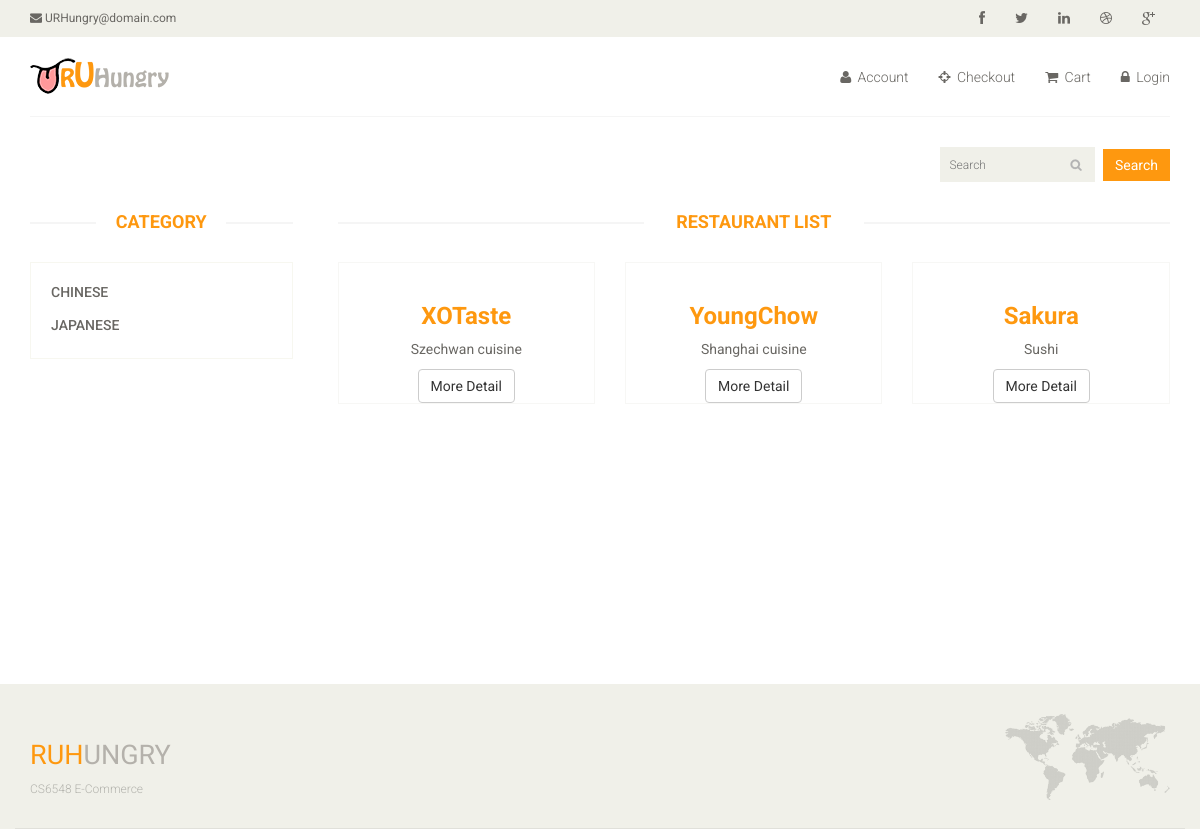
The page / on the database its author committed.
### tables this page shows
CREATE TABLE restaurant_info (
  Restrt_ID INT NOT NULL AUTO_INCREMENT,
  Restrt_Name VARCHAR(50) NOT NULL,
  Area VARCHAR(50) NULL,
  Ship_Hours VARCHAR(50) NULL,
  Address VARCHAR(100) NULL,
  Restrt_Type VARCHAR(50) NULL,
  Description VARCHAR(200) NULL,
  Img VARCHAR(200) NULL,
  PRIMARY KEY (Restrt_ID));

### restaurant_get.php (the view, shortened to what this page needs)
<?php
function homepageRestaurantInfo($RestrtType){
		if($RestrtType == ""){
		$sql_select = "select * from restaurant_info;";
		$result = mysql_query($sql_select) or die("sql error!");
		while($row = mysql_fetch_array($result)) {
			$outputlist = "";
			$outputlist.= '<div class="col-sm-4">';
			$outputlist.= '<div class="product-image-wrapper">';
			$outputlist.= '<div class="single-products">';
			$outputlist.= '<div class="productinfo text-center">';
			$outputlist.= '<img src="'.$row["Img"].'" alt="" />';
			$outputlist.= '<h2>'.$row["Restrt_Name"].'</h2>';
			$outputlist.= '<p>'.$row["Description"].'</p>';
			$outputlist.= '<a href="menu_page.php?Restrt_Type='.$row['Restrt_ID'].'" class="btn btn-default"  >More Detail</a>';
			$outputlist.= '</div>';
			$outputlist.= '</div></div></div>';
			print $outputlist;
			}
		}
	}
?>

### index.php (shortened to what this page needs)
<!DOCTYPE html>
<html lang="en">
<head>
    <link href="css/bootstrap.min.css" rel="stylesheet">
    <link href="css/font-awesome.min.css" rel="stylesheet">
    <link href="css/prettyPhoto.css" rel="stylesheet">
    <link href="css/price-range.css" rel="stylesheet">
    <link href="css/animate.css" rel="stylesheet">
	<link href="css/main.css" rel="stylesheet">
	<link href="css/responsive.css" rel="stylesheet">
</head>
<body>
	<header id="header">
		<div class="header_top">
			<div class="container">
				<div class="row">
					<div class="col-sm-6">
						<div class="contactinfo">
							<ul class="nav nav-pills">
								<li><a href="#"><i class="fa fa-envelope"></i> URHungry@domain.com</a></li>
							</ul>
						</div>
					</div>
					<div class="col-sm-6">
						<div class="social-icons pull-right">
							<ul class="nav navbar-nav">
								<li><a href="#"><i class="fa fa-facebook"></i></a></li>
								<li><a href="#"><i class="fa fa-twitter"></i></a></li>
								<li><a href="#"><i class="fa fa-linkedin"></i></a></li>
								<li><a href="#"><i class="fa fa-dribbble"></i></a></li>
								<li><a href="#"><i class="fa fa-google-plus"></i></a></li>
							</ul>
						</div>
					</div>
				</div>
			</div>
		</div>
		<div class="header-middle">
			<div class="container">
				<div class="row">
					<div class="col-sm-4">
						<div class="logo pull-left">
							<a href="index.php"><img src="images/home/mylogo.png" alt="" /></a>
						</div>
					</div>
					<div class="col-sm-8">
						<div class="shop-menu pull-right">
							<ul class="nav navbar-nav">
								<li><a href="profile_shipping_addr.php"><i class="fa fa-user"></i> Account</a></li>
								<li><a href="checkout.php"><i class="fa fa-crosshairs"></i> Checkout</a></li>
								<li><a href="cart_page.php"><i class="fa fa-shopping-cart"></i> Cart</a></li>
								<?php if($_SESSION["islogin"] == true) echo('<li><a href="logout.php"><i class="fa fa-lock"></i> Logout</a></li>');
									  else echo('<li><a href="login.php"><i class="fa fa-lock"></i> Login</a></li>');
								?>
							</ul>
						</div>
					</div>
				</div>
			</div>
		</div>
		<div class="header-bottom">
			<div class="container">
				<div class="row">
					<div class="col-sm-3 pull-right">
						<div class="search_box pull-right">
							<form action="index.php" method="POST" >
								<input name="search" type="text" placeholder="Search"/>
								<button class="btn btn-primary" style="margin-top:0px; margin-left:5px;">Search</button>
							</form>
						</div>
					</div>
				</div>
			</div>
		</div>
	</header>
	<section>
		<div class="container" style="padding-bottom:250px;">
			<div class="row">
				<div class="col-sm-3">
					<div class="left-sidebar">
						<h2>Category</h2>
						<div class="panel-group category-products" id="accordian">
							<?php
								include "restaurant_catagory_filter.php";
									$RestrtType = $_GET["Restrt_Type"];
									restaurantType($RestrtType);
							?>
						</div>
					</div>
				</div>
				<div class="col-sm-9 padding-right">
					<div class="restaurant list">
						<h2 class="title text-center">RESTAURANT LIST</h2>
						<?php
							include "restaurant_get.php";
							$search = $_POST["search"];
							if($search==""){
								$RestrtType = $_GET["Restrt_Type"];
								homepageRestaurantInfo($RestrtType);
							}else{
								homepageRestaurantSearch($search);
							}
						?>
					</div>
				</div>
			</div>
		</div>
	</section>
	<footer id="footer">
		<div class="footer-top">
			<div class="container">
				<div class="row">
					<div class="col-sm-10">
						<div class="companyinfo">
							<h2><span>RUH</span>ungry</h2>
							<p>CS6548 E-Commerce</p>
						</div>
					</div>
					<div class="col-sm-2">
						<div class="address">
							<img src="images/home/map.png" alt="" />
						</div>
					</div>
				</div>
			</div>
		</div>
	</footer>
</body>
</html>

### restaurant_catagory_filter.php (shortened to what this page needs)
<?php
	function restaurantType($RestrtType){
			$sql_select ="select distinct Restrt_Type from restaurant_info;";
			$result = mysql_query($sql_select) or die("sql error!");
			while($row = mysql_fetch_array($result)) {
				$outputlist ="";
				$outputlist.='<div class="panel panel-default">';
				$outputlist.='<div class="panel-heading">';
		   		$outputlist.='<h4 class="panel-title"><a href="?Restrt_Type='.$row["Restrt_Type"].'">'.$row["Restrt_Type"].'</a></h4>';
		   		$outputlist.='</div>';
		   		$outputlist.='</div>';
		        print $outputlist;
		}
	}
?>

### css/main.css (style rules this page uses)
body { font-family: 'Roboto', sans-serif; background:; position: relative; font-weight:400px; }
ul li { list-style: none; }
a { -webkit-transition: 300ms; -moz-transition: 300ms; -o-transition: 300ms; transition: 300ms; }
h1, h2, h3, h4, h5, h6 { font-family: 'Roboto', sans-serif; }
.header_top { background: none repeat scroll 0 0 #F0F0E9; }
.contactinfo ul li:first-child { margin-left: -15px; }
.contactinfo ul li a { font-size: 12px; color: #696763; font-family: 'Roboto', sans-serif; }
.social-icons ul li a { border: 0 none; border-radius: 0; color: #696763; padding:0px; }
.social-icons ul li { display:inline-block; }
.social-icons ul li a i { padding: 11px 15px; transition: all 0.9s ease 0s; -moz-transition: all 0.9s ease 0s; -webkit-transition: all 0.9s ease 0s; -o-transition: all 0.9s ease 0s; }
.header-middle .container .row { border-bottom: 1px solid #f5f5f5; margin-left: 0; margin-right: 0; padding-bottom: 20px; padding-top: 20px; }
.header-middle .container .row .col-sm-4 { padding-left: 0; }
.header-middle .container .row .col-sm-8 { padding-right:0; }
.shop-menu ul li { display:inline-block; padding-left: 15px; padding-right: 15px; }
.shop-menu ul li:last-child { padding-right: 0; }
.shop-menu ul li a { background: #FFFFFF; color: #696763; font-family: 'Roboto', sans-serif; font-size: 14px; font-weight: 300; padding:0; padding-right: 0; margin-top: 10px; }
.shop-menu ul li a i { margin-right:3px; }
.header-bottom { padding-bottom: 30px; padding-top: 30px; }
.search_box input { background: #F0F0E9; border: medium none; color: #B2B2B2; font-family: 'roboto'; font-size: 12px; font-weight: 300; height: 35px; outline: medium none; padding-left: 10px; width: 155px; background-image: url(../images/home/searchicon.png); background-repeat: no-repeat; background-position: 130px; }
#footer { background: #F0F0E9; }
.footer-top .container { border-bottom: 1px solid #E0E0DA; padding-bottom: 20px; }
.companyinfo { margin-top: 57px; }
.companyinfo h2 { color: #B4B1AB; font-family: abel; font-size: 27px; text-transform: uppercase; }
.companyinfo h2 span { color:#FE980F; }
.companyinfo p { color: #B3B3AD; font-family: 'Roboto', sans-serif; font-size: 12px; font-weight: 300; }
.address { margin-top: 30px; position: relative; overflow: hidden; }
.address img { width:100%; }
.category-products { border: 1px solid #F7F7F0; margin-bottom: 35px; padding-bottom: 20px; padding-top: 15px; }
.left-sidebar h2, .brands_products h2 { color: #FE980F; font-family: 'Roboto', sans-serif; font-size: 18px; font-weight: 700; margin: 0 auto 30px; text-align: center; text-transform: uppercase; position: relative; z-index:3; }
.left-sidebar h2:after, h2.title:after { content: " "; position: absolute; border: 1px solid #f5f5f5; bottom:8px; left: 0; width: 100%; height: 0; z-index: -2; }
.left-sidebar h2:before { content: " "; position: absolute; background: #fff; bottom: -6px; width: 130px; height: 30px; z-index: -1; left: 50%; margin-left: -65px; }
h2.title:before { content: " "; position: absolute; background: #fff; bottom: -6px; width: 220px; height: 30px; z-index: -1; left: 50%; margin-left: -110px; }
.category-products .panel { background-color: #FFFFFF; border: 0px; border-radius: 0px; box-shadow:none; margin-bottom: 0px; }
.category-products .panel-default .panel-heading { background-color: #FFFFFF; border: 0 none; color: #FFFFFF; padding: 5px 20px; }
.category-products .panel-default .panel-heading .panel-title a { color: #696763; font-family: 'Roboto', sans-serif; font-size: 14px; text-decoration: none; text-transform: uppercase; }
.padding-right { padding-right: 0; }
h2.title { color: #FE980F; font-family: 'Roboto', sans-serif; font-size: 18px; font-weight: 700; margin: 0 15px; text-transform: uppercase; margin-bottom: 30px; position: relative; }
.product-image-wrapper { border:1px solid #F7F7F5; overflow: hidden; margin-bottom:30px; }
.single-products { position: relative; }
.productinfo h2 { color: #FE980F; font-family: 'Roboto', sans-serif; font-size: 24px; font-weight: 700; }
.productinfo p { font-family: 'Roboto', sans-serif; font-size: 14px; font-weight: 400; color: #696763; }
.productinfo { position:relative; }
.btn.btn-primary { background:#FE980F; border: 0 none; border-radius: 0; margin-top: 16px; }

### rows shown on the page
restaurant_info: Restrt_Name "XOTaste", Description "Szechwan cuisine"
restaurant_info: Restrt_Name "YoungChow", Description "Shanghai cuisine"
restaurant_info: Restrt_Name "Sakura", Description "Sushi"

### other values the page prints
$row["Restrt_Type"] "CHINESE"
$row["Restrt_Type"] "JAPANESE"
